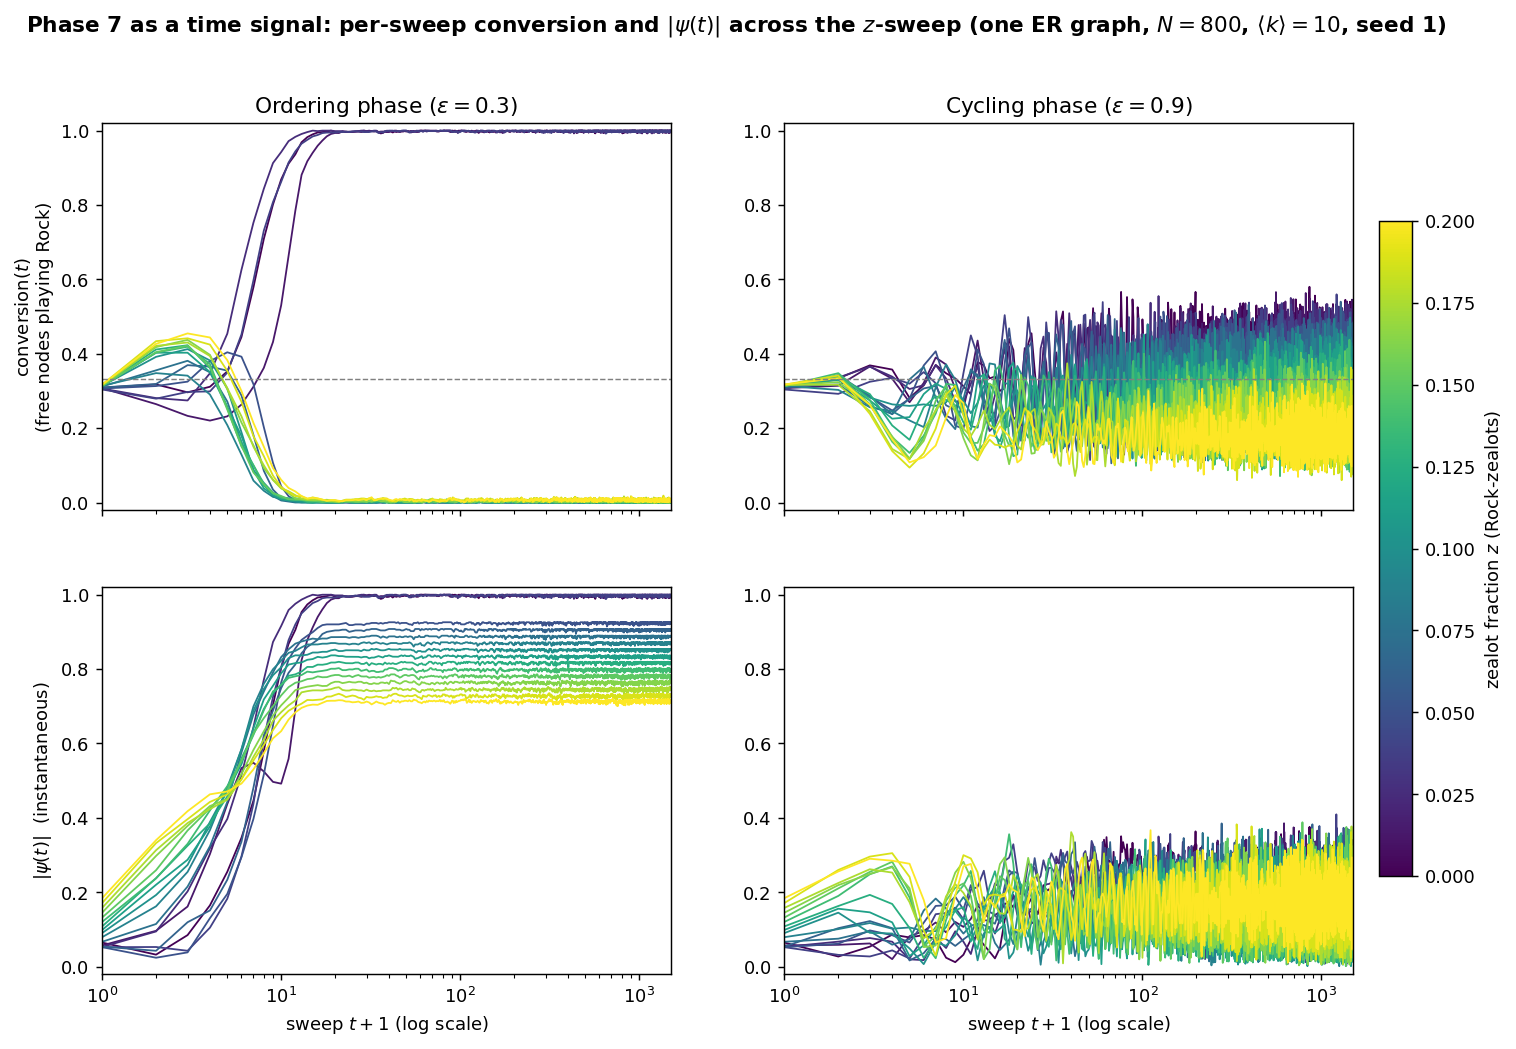

Recreate this plot in Python.
"""
Phase 7 as a time signal: the z-sweep of experiment.py (zealots.png) only shows
the time-AVERAGED conversion and m_psi per z. Here every z on that same grid is
re-run with --timeseries, on one fixed ER graph, so we can watch HOW the
non-monotonic conversion curve (dip near z~0.05, partial recovery by z~0.20 in
the ordering phase) actually plays out sweep by sweep -- and how the cycling
phase's flat, weak response looks in time.

Two signals per phase, one curve per z (colour-graded, light=low z, dark=high z):
  * conversion(t) = fraction of FREE nodes playing Rock -- (r(t)-z)/(1-z),
    derived from the engine's per-sweep global r(t) (zealots included).
  * |psi(t)|      = instantaneous order-parameter magnitude (NOT time-averaged;
    the report's m_psi averages the complex psi over a burn-in window first --
    this is the un-averaged magnitude at each single sweep, a genuine
    high-frequency diagnostic of how "settled" the state is moment to moment).
"""

import os, sys
import numpy as np
import matplotlib.pyplot as plt
from matplotlib.cm import ScalarMappable
from matplotlib.colors import Normalize
from concurrent.futures import ThreadPoolExecutor

sys.path.insert(0, os.path.join(os.path.dirname(__file__), ".."))
from common.graphs import build_graph, write_edgelist
from common.observables import psi_series
from common.io import save_table
from common import runner

HERE = os.path.dirname(os.path.abspath(__file__))
N, K, SEED, SWEEPS = 800, 10, 1, 1500
Z_VALS = np.linspace(0.0, 0.20, 17)           # identical grid to experiment.py
REGIMES = [("Ordering phase", 0.3, "order"), ("Cycling phase", 0.9, "cycle")]
CMAP = plt.cm.viridis


def run_one(el, eps, z, tag):
    tsp = os.path.join(HERE, f"_p7ts_{tag}_{int(round(z * 1000)):03d}.csv")
    runner.run_engine(el, eps, zealot_frac=float(z), zealot_strategy=0, seed=SEED,
                      sweeps=SWEEPS, timeseries=tsp)
    d = np.genfromtxt(tsp, delimiter=",", names=True)
    os.remove(tsp)
    return d["t"], d["r"], d["p"], d["s"]


def main():
    runner.ensure_engine()
    el = write_edgelist(build_graph("ER", N, K, seed=SEED),
                        os.path.join(HERE, "_p7ts.edgelist"))
    norm = Normalize(vmin=Z_VALS.min(), vmax=Z_VALS.max())
    curves = {}
    fig, axes = plt.subplots(2, 2, figsize=(13, 8.5), sharex="col")

    for col, (label, eps, tag) in enumerate(REGIMES):
        jobs = [(el, eps, z, tag) for z in Z_VALS]
        with ThreadPoolExecutor(max_workers=os.cpu_count() or 4) as ex:
            results = list(ex.map(lambda j: run_one(*j), jobs))

        ax_conv, ax_psi = axes[0, col], axes[1, col]
        for z, (t, r, p, s) in zip(Z_VALS, results):
            conv = (r - z) / (1.0 - z)
            psi_mag = np.abs(psi_series(np.stack([r, p, s], axis=1)))
            color = CMAP(norm(z))
            tp = t + 1                          # log axis: shift t=0 to 1
            ax_conv.plot(tp, conv, color=color, lw=1.0)
            ax_psi.plot(tp, psi_mag, color=color, lw=1.0)
            zt = f"{z:.3f}".replace(".", "p")
            curves[f"t_{tag}"] = t
            curves[f"conversion_{tag}_z{zt}"] = conv
            curves[f"psi_mag_{tag}_z{zt}"] = psi_mag

        for ax in (ax_conv, ax_psi):
            ax.set_xscale("log"); ax.set_xlim(1, SWEEPS)
        ax_conv.axhline(1/3, color="gray", ls="--", lw=0.8)
        ax_conv.set_ylim(-0.02, 1.02)
        ax_psi.set_ylim(-0.02, 1.02)
        ax_conv.set_title(f"{label} ($\\varepsilon={eps}$)")

    axes[0, 0].set_ylabel("conversion$(t)$\n(free nodes playing Rock)")
    axes[1, 0].set_ylabel(r"$|\psi(t)|$  (instantaneous)")
    for ax in axes[1]:
        ax.set_xlabel("sweep $t+1$ (log scale)")

    sm = ScalarMappable(norm=norm, cmap=CMAP); sm.set_array([])
    cbar = fig.colorbar(sm, ax=axes, orientation="vertical", fraction=0.025, pad=0.02)
    cbar.set_label("zealot fraction $z$ (Rock-zealots)")

    fig.suptitle("Phase 7 as a time signal: per-sweep conversion and $|\\psi(t)|$ "
                 f"across the $z$-sweep (one ER graph, $N{{=}}{N}$, "
                 f"$\\langle k\\rangle{{=}}{K}$, seed {SEED})", fontweight="bold")
    os.remove(el)
    fig.savefig(os.path.join(HERE, "phase7_timeseries.png"), dpi=130,
               bbox_inches="tight")
    print("Saved phase7_timeseries.png")
    save_table(os.path.join(HERE, "phase7_timeseries.csv"), curves)


if __name__ == "__main__":
    main()
